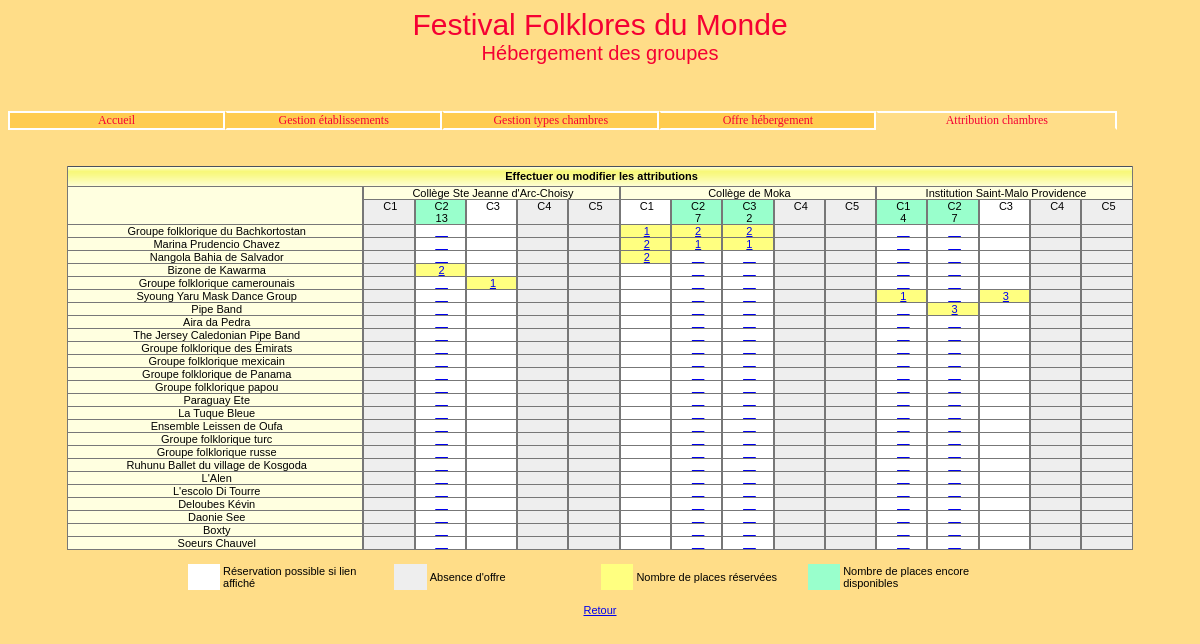
/cAttributionChambres.php?action=demanderModifierAttrib, run on the app's committed database.
### tables this page shows
create table TypeChambre
(id char(2) not null, 
libelle varchar(15) not null, 
constraint pk_TypeChambre primary key(id));

create table Groupe
(id char(4) not null, 
nom varchar(40) not null, 
identiteResponsable varchar(40) default null,
adressePostale varchar(120) default null,
nombrePersonnes integer not null, 
nomPays varchar(40) not null, 
hebergement char(1) not null,
constraint pk_Groupe primary key(id));

create table Etablissement 
(id char(8) not null, 
nom varchar(45) not null,
adresseRue varchar(45) not null, 
codePostal char(5) not null, 
ville varchar(35) not null,
tel varchar(13) not null,
adresseElectronique varchar(70),
type tinyint not null,
civiliteResponsable varchar(12) not null,
nomResponsable varchar(25) not null,
prenomResponsable varchar(25),
constraint pk_Etablissement primary key(id));

create table Attribution
(idEtab char(8) not null, 
idTypeChambre char(2) not null, 
idGroupe char(4) not null, 
nombreChambres integer not null,
INDEX(idTypeChambre),
INDEX(idGroupe),
constraint pk_Attribution primary key(idEtab, idTypeChambre, idGroupe), 
constraint fk1_Attribution foreign key(idGroupe) references Groupe(id), 
constraint fk2_Attribution foreign key(idEtab, idTypeChambre) references Offre(idEtab, idTypeChambre) );

### gestionDonnees/_gestionBaseFonctionsCommunes.inc.php (called while the page is built, shortened)
<?php
function obtenirNomEtablissementsOffrantChambres($connexion) {
    $req = "SELECT DISTINCT nom FROM Etablissement e
                INNER JOIN Offre o ON e.id = o.idEtab
                ORDER BY id";
    $stmt = $connexion->prepare($req);
    $stmt->execute();
    return $stmt;
}
function obtenirIdEtablissementsOffrantChambres($connexion) {
    $req = "SELECT DISTINCT id FROM Etablissement e
                INNER JOIN Offre o ON e.id = o.idEtab
                ORDER BY id";
    $stmt = $connexion->prepare($req);
    $stmt->execute();
    return $stmt;
}
function obtenirNbEtabOffrantChambres($connexion) {
    $req = "SELECT COUNT(DISTINCT idEtab) FROM Offre";
    $stmt = $connexion->prepare($req);
    $stmt->execute();
    return $stmt->fetchColumn();
}
function obtenirIdTypesChambres($connexion) {
    $req = "SELECT id FROM TypeChambre";
    $stmt = $connexion->prepare($req);
    $stmt->execute();
    return $stmt;
}
function obtenirNbTypesChambres($connexion) {
    $req = "SELECT count(*) FROM TypeChambre";
    $stmt = $connexion->prepare($req);
    $stmt->execute();
    return $stmt->fetchColumn();
}
function obtenirIdNomGroupesAHeberger($connexion) {
    $req = "SELECT id, nom FROM Groupe WHERE hebergement='O' ORDER BY id";
    $stmt = $connexion->prepare($req);
    $stmt->execute();
    return $stmt;
}
function obtenirNbOffre($connexion, $idEtab, $idTypeChambre) {
    $req = "SELECT nombreChambres FROM Offre WHERE idEtab=:idEtab AND
        idTypeChambre=:idTypeCh";
    $stmt = $connexion->prepare($req);
    $stmt->bindParam(':idEtab', $idEtab);
    $stmt->bindParam(':idTypeCh', $idTypeChambre);
    $stmt->execute();
    $ok = $stmt->fetchColumn();
    if ($ok) {
        return $ok;
    } else {
        return 0;
    }
}
function obtenirNbOccup($connexion, $idEtab, $idTypeChambre) {
    $req = "SELECT IFNULL(SUM(nombreChambres), 0) AS totalChambresOccup FROM
        Attribution WHERE idEtab=:idEtab AND idTypeChambre=:idTypeCh";
    $stmt = $connexion->prepare($req);
    $stmt->bindParam(':idEtab', $idEtab);
    $stmt->bindParam(':idTypeCh', $idTypeChambre);
    $stmt->execute();
    $nb = $stmt->fetchColumn();
    return $nb;
}

### gestionDonnees/_gestionBaseFonctionsGestionAttributions.inc.php (called while the page is built, shortened)
<?php
function obtenirNbOccupGroupe($connexion, $idEtab, $idTypeChambre, $idGroupe) {
    $req = "SELECT nombreChambres FROM Attribution
            WHERE idEtab=:idEtab
              AND idTypeChambre=:idTypeCh
              AND idGroupe=:idGroupe";
    $stmt = $connexion->prepare($req);
    $stmt->bindParam(':idEtab', $idEtab);
    $stmt->bindParam(':idTypeCh', $idTypeChambre);
    $stmt->bindParam(':idGroupe', $idGroupe);
    $stmt->execute();
    $ok = $stmt->fetchColumn();
    if ($ok) {
        return $ok;
    } else {
        return 0;
    }
}

### vues/AttributionChambres/vModifierAttributionChambres.php (the view)
<?php
include("_debut.inc.php");
$nbEtabOffrantChambres = obtenirNbEtabOffrantChambres($connexion);
$pourcCol = 65 / $nbEtabOffrantChambres;
$nbTypesChambres = obtenirNbTypesChambres($connexion);
$nbCol = ($nbEtabOffrantChambres * $nbTypesChambres) + 1;
echo "
<br>
<table width='90%' cellspacing='0' cellpadding='0' class='tabQuadrille'>";
echo "
   <tr class='enTeteTabQuad'>
      <td  colspan='$nbCol'><strong>
      Effectuer ou modifier les attributions</strong></td>
   </tr>";
echo "
   <tr class='ligneTabQuad'>
      <td rowspan='2'>&nbsp;</td>";
$rsEtab = obtenirNomEtablissementsOffrantChambres($connexion);
while ($lgEtab = $rsEtab->fetch(PDO::FETCH_ASSOC)) {
    $nom = $lgEtab["nom"];
    echo "
         <td width='$pourcCol%' colspan='$nbTypesChambres'><center>$nom</center>
         </td>";
}
echo "
   </tr>";
echo "
   <tr class='ligneTabQuad'>";
$rsEtab = obtenirIdEtablissementsOffrantChambres($connexion);
while ($lgEtab = $rsEtab->fetch(PDO::FETCH_ASSOC)) {
    $idEtab = $lgEtab["id"];
    $rsTypeChambre = obtenirIdTypesChambres($connexion);
    while ($lgTypeChambre = $rsTypeChambre->fetch(PDO::FETCH_ASSOC)) {
        $idTypeChambre = $lgTypeChambre["id"];
        $nbOffre = obtenirNbOffre($connexion, $idEtab, $idTypeChambre);
        if ($nbOffre == 0) {
            echo "<td class='absenceOffre'>$idTypeChambre<br>&nbsp;</td>";
        } else {
            $nbOccup = obtenirNbOccup($connexion, $idEtab, $idTypeChambre);
            $nbChLib = $nbOffre - $nbOccup;
            if ($nbChLib != 0) {
                echo "<td class='libre'>$idTypeChambre<br>$nbChLib</td>";
            } else {
                echo "<td class='reserveSiLien'>$idTypeChambre<br>&nbsp;
                  </td>";
            }
        }
    }
}
echo "
   </tr>";
$rsGroupe = obtenirIdNomGroupesAHeberger($connexion);
while ($lgGroupe = $rsGroupe->fetch(PDO::FETCH_ASSOC)) {
    $idGroupe = $lgGroupe['id'];
    $nom = $lgGroupe['nom'];
    echo "
      <tr class='ligneTabQuad'>
         <td align='center' width='25%'>$nom</td>";
    $rsEtab = obtenirIdEtablissementsOffrantChambres($connexion);
    while ($lgEtab =  $rsEtab->fetch(PDO::FETCH_ASSOC)) {
        $idEtab = $lgEtab["id"];
        $rsTypeChambre = obtenirIdTypesChambres($connexion);
        while ($lgTypeChambre = $rsTypeChambre->fetch(PDO::FETCH_ASSOC)) {
            $idTypeChambre = $lgTypeChambre["id"];
            $nbOffre = obtenirNbOffre($connexion, $idEtab, $idTypeChambre);
            if ($nbOffre == 0) {
                echo "<td class='absenceOffre'>&nbsp;</td>";
            } else {
                $nbOccup = obtenirNbOccup($connexion, $idEtab, $idTypeChambre);
                $nbChLib = $nbOffre - $nbOccup;
                $nbOccupGroupe = obtenirNbOccupGroupe($connexion, $idEtab, $idTypeChambre, $idGroupe);
                if ($nbOccupGroupe != 0) {
                    $nbMax = $nbChLib + $nbOccupGroupe;
                    echo "
                     <td class='reserve'>
                     <a href='cAttributionChambres.php?action=donnerNbChambres&idEtab=$idEtab&idTypeChambre=$idTypeChambre&idGroupe=$idGroupe&nbChambres=$nbMax'>
                     $nbOccupGroupe</a></td>";
                } else {
                    if ($nbChLib != 0) {
                        echo "
                        <td class='reserveSiLien'>
                        <a href='cAttributionChambres.php?action=donnerNbChambres&idEtab=$idEtab&idTypeChambre=$idTypeChambre&idGroupe=$idGroupe&nbChambres=$nbChLib'>
                        __</a></td>";
                    } else {
                        echo "<td class='reserveSiLien'>&nbsp;</td>";
                    }
                }
            }
        }
    }
}
echo "
</table>";
echo "
<table width='70%' align=center>
   <tr>
      <br>
	    <td class='reserveSiLien' height='10'>&nbsp;</td>
      <td width='21%' align='left'>Réservation possible si lien affiché</td>
      <td class='absenceOffre' height='10'>&nbsp;</td>
      <td width='21%' align='left'>Absence d'offre</td>
      <td class='reserve' height='10'>&nbsp;</td>
      <td width='21%' align='left'>Nombre de places réservées</td>
      <td class='libre' height='10'>&nbsp;</td>
      <td width='21%' align='left'>Nombre de places encore disponibles</td>
   </tr>
</table>";
echo "<br><center><a href='cAttributionChambres.php'>Retour</a></center>";
include("_fin.inc.php");

### css/cssGeneral.css (style rules this page uses)
.basePage { background-color:#FFDD88; color:black; font:11px Arial, Helvetica, sans-serif; }
td,tr,div,p { font:11px Arial, Helvetica, sans-serif; }
table.tabQuadrille td { border-bottom:1px solid #777777; border-right:1px solid #777777; border-left:1px solid #777777; border-top:1px #777777; padding-left:3px; }
tr.enTeteTabQuad { background-image:url('../images/xpBarre.jpg'); background-color:#FFFFC0; color:black; height:21px; text-align:center; }
tr.ligneTabQuad { background-color:#FFFFE0; color:black; text-align:left; }
td.absenceOffre { background-color:#EEEEEE; color:black; width:30px; text-align:center; }
td.reserveSiLien { background-color:#FFFFFF; color:black; width:30px; text-align:center; }
td.reserve { background-color:#FFFF80; color:black; width:30px; text-align:center; }
td.libre { background-color:#99FFCC; color:black; width:30px; text-align:center; }

### data on the page
etablissement: id.nombreChambres "2", id.nombreChambres "1"
typechambre: id "C1", nbChLib "4"
typechambre: id "C2", nbChLib "13", nbChLib "7"
typechambre: id "C3", nbChLib "2"
typechambre: id "C4"
typechambre: id "C5"
etablissement: id.nombreChambres "1", id.nombreChambres "2"
etablissement: id.nombreChambres "1", id.nombreChambres "3"
groupe: nom "Groupe folklorique du Bachkortostan"
groupe: nom "Marina Prudencio Chavez"
groupe: nom "Nangola Bahia de Salvador"
groupe: nom "Bizone de Kawarma"
groupe: nom "Groupe folklorique camerounais"
groupe: nom "Syoung Yaru Mask Dance Group"
groupe: nom "Pipe Band"
groupe: nom "Aira da Pedra"
groupe: nom "The Jersey Caledonian Pipe Band"
groupe: nom "Groupe folklorique des Émirats"
groupe: nom "Groupe folklorique mexicain"
groupe: nom "Groupe folklorique de Panama"
groupe: nom "Groupe folklorique papou"
groupe: nom "Paraguay Ete"
groupe: nom "La Tuque Bleue"
groupe: nom "Ensemble Leissen de Oufa"
groupe: nom "Groupe folklorique turc"
groupe: nom "Groupe folklorique russe"
groupe: nom "Ruhunu Ballet du village de Kosgoda"
groupe: nom "L'Alen"
groupe: nom "L'escolo Di Tourre"
groupe: nom "Deloubes Kévin"
groupe: nom "Daonie See"
groupe: nom "Boxty"
groupe: nom "Soeurs Chauvel"

### other printed values
$nom "Accueil"
$nom "Gestion établissements Gestion types chambres Offre hébergement"
$nom "Attribution chambres"
$nom "Collège Ste Jeanne d'Arc-Choisy"
$nom "Collège de Moka"
$nom "Institution Saint-Malo Providence"
